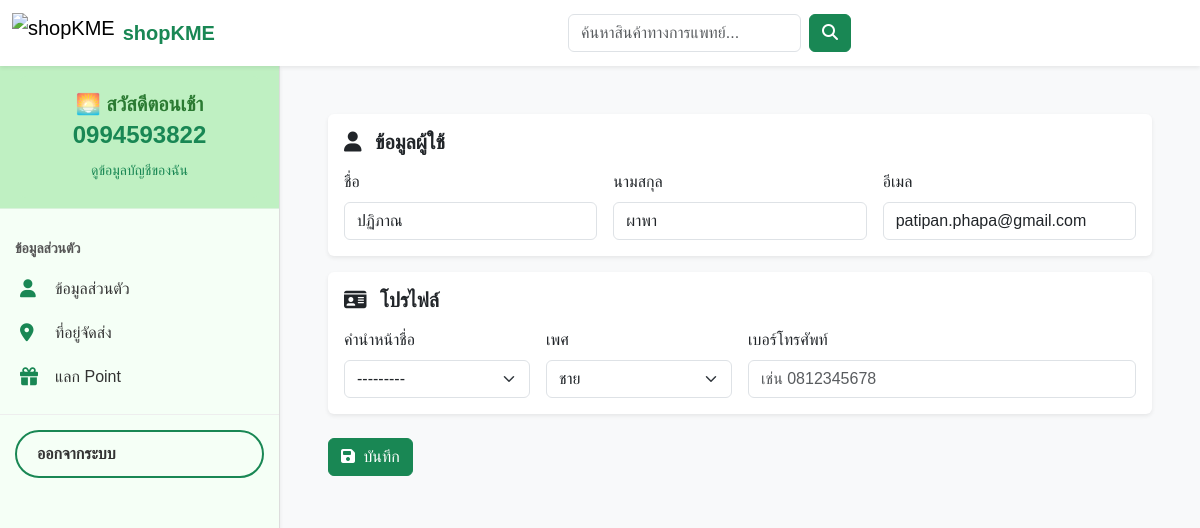
Page /account/profile/ (signed in) on the earlier database version.
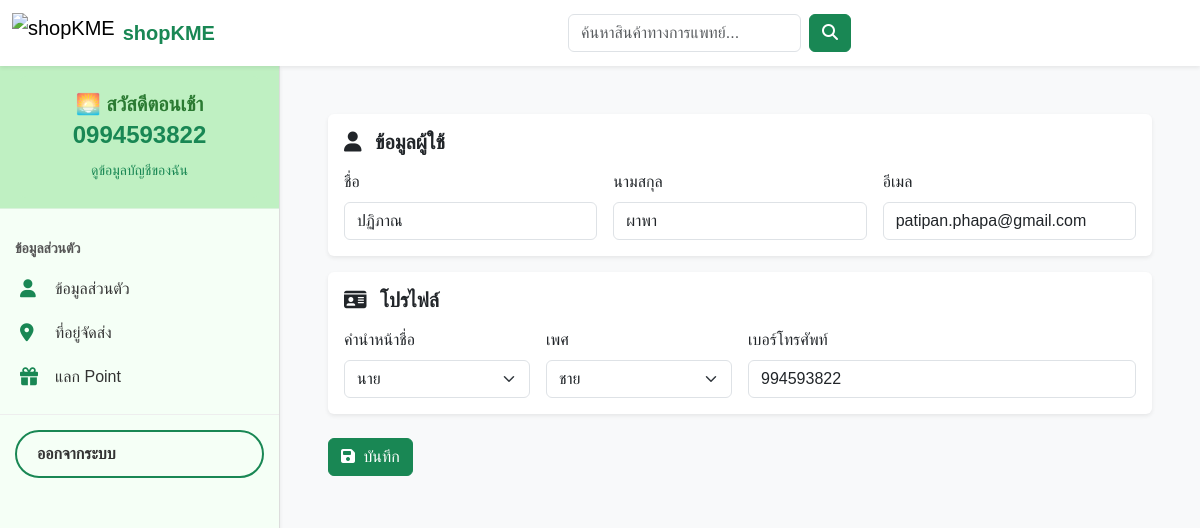
Same page on the later database version.
### account/models.py (models this page shows, shortened)
class Profile(models.Model):
    TITLE_CHOICES = [
        ('นาย', 'นาย'),
        ('นาง', 'นาง'),
        ('นางสาว', 'นางสาว'),
        ('อื่นๆ', 'อื่นๆ'),
    ]
    GENDER_CHOICES = [
        ('ชาย', 'ชาย'),
        ('หญิง', 'หญิง'),
        ('อื่นๆ', 'อื่นๆ'),
    ]
    user = models.OneToOneField(User, on_delete=models.CASCADE)
    title = models.CharField(max_length=20, choices=TITLE_CHOICES, blank=True)
    gender = models.CharField(max_length=10, choices=GENDER_CHOICES, blank=True)
    phone = models.IntegerField(blank=True, null=True)
    points = models.PositiveIntegerField(default=0)
    house_no = models.CharField(max_length=50, blank=True)
    moo = models.CharField(max_length=10, blank=True)
    street = models.CharField(max_length=100, blank=True)
    subdistrict = models.CharField(max_length=100, blank=True)  # แขวง/ตำบล
    district = models.CharField(max_length=100, blank=True)     # เขต/อำเภอ
    province = models.CharField(max_length=100, blank=True)
    postal_code = models.CharField(max_length=10, blank=True)

### account/views.py (the view)
# urls.py: path('profile/', views.profile_view, name='profile'),
@login_required
def profile_view(request):
    profile, _ = Profile.objects.get_or_create(user=request.user)
    if request.method == "POST":
        uform = UserForm(request.POST, instance=request.user)
        pform = ProfileForm(request.POST, instance=profile)
        if uform.is_valid() and pform.is_valid():
            uform.save()
            pform.save()
            messages.success(request, "บันทึกข้อมูลสำเร็จแล้ว ✅")
            return redirect("account:profile")
        else:
            messages.error(request, "กรุณาตรวจสอบข้อมูลที่กรอก")
    else:
        uform = UserForm(instance=request.user)
        pform = ProfileForm(instance=profile)
    return render(
        request,
        "account/profile_form.html",
        {"uform": uform, "pform": pform, "profile": profile},
    )

### account/forms.py
class UserForm(forms.ModelForm):
    class Meta:
        model = User
        fields = ["first_name", "last_name", "email"]
        widgets = {
            "first_name": forms.TextInput(attrs={"class": "form-control", "required": True}),
            "last_name":  forms.TextInput(attrs={"class": "form-control", "required": True}),
            "email":      forms.EmailInput(attrs={"class": "form-control", "required": True}),
        }

class ProfileForm(forms.ModelForm):
    class Meta:
        model = Profile
        fields = ["title", "gender", "phone"]
        widgets = {
            "title":  forms.Select(attrs={"class": "form-select", "required": True}),
            "gender": forms.Select(attrs={"class": "form-select", "required": True}),
            "phone":  forms.TextInput(attrs={
                "class": "form-control",
                "required": True,
                "inputmode": "tel",
                "pattern": r"^0[0-9]{8,9}$",
                "placeholder": "เช่น 0812345678",
            }),
        }

### templates/account/profile_form.html (shortened to what this page needs)
{% extends 'base/base.html' %}
{% block content %}
<div class="container-fluid p-4 bg-light">
  <form method="post" novalidate>
    <div class="card shadow-sm border-0 mb-3">
      <div class="card-body">
        <h5 class="fw-bold mb-3"><i class="fa fa-user me-2"></i> ข้อมูลผู้ใช้</h5>
        <div class="row g-3">
          <div class="col-md-4">
            <label class="form-label" for="{{ uform.first_name.id_for_label }}">ชื่อ</label>
            {{ uform.first_name }}
          </div>
          <div class="col-md-4">
            <label class="form-label" for="{{ uform.last_name.id_for_label }}">นามสกุล</label>
            {{ uform.last_name }}
          </div>
          <div class="col-md-4">
            <label class="form-label" for="{{ uform.email.id_for_label }}">อีเมล</label>
            {{ uform.email }}
          </div>
        </div>
      </div>
    </div>
    <div class="card shadow-sm border-0">
      <div class="card-body">
        <h5 class="fw-bold mb-3"><i class="fa fa-id-card me-2"></i> โปรไฟล์</h5>
        <div class="row g-3">
          <div class="col-md-3">
            <label class="form-label" for="{{ pform.title.id_for_label }}">คำนำหน้าชื่อ</label>
            {{ pform.title }}
          </div>
          <div class="col-md-3">
            <label class="form-label" for="{{ pform.gender.id_for_label }}">เพศ</label>
            {{ pform.gender }}
          </div>
          <div class="col-md-6">
            <label class="form-label" for="{{ pform.phone.id_for_label }}">เบอร์โทรศัพท์</label>
            {{ pform.phone }}
          </div>
        </div>
      </div>
    </div>
    <div class="mt-4">
      <button type="submit" class="btn btn-success">
        <i class="fa fa-save me-1"></i> บันทึก
      </button>
    </div>
  </form>
</div>
{% endblock %}

Differences in the rows shown:
changed Profile "ชาย": title "---------" → "นาย"; phone (not shown) → "994593822"
